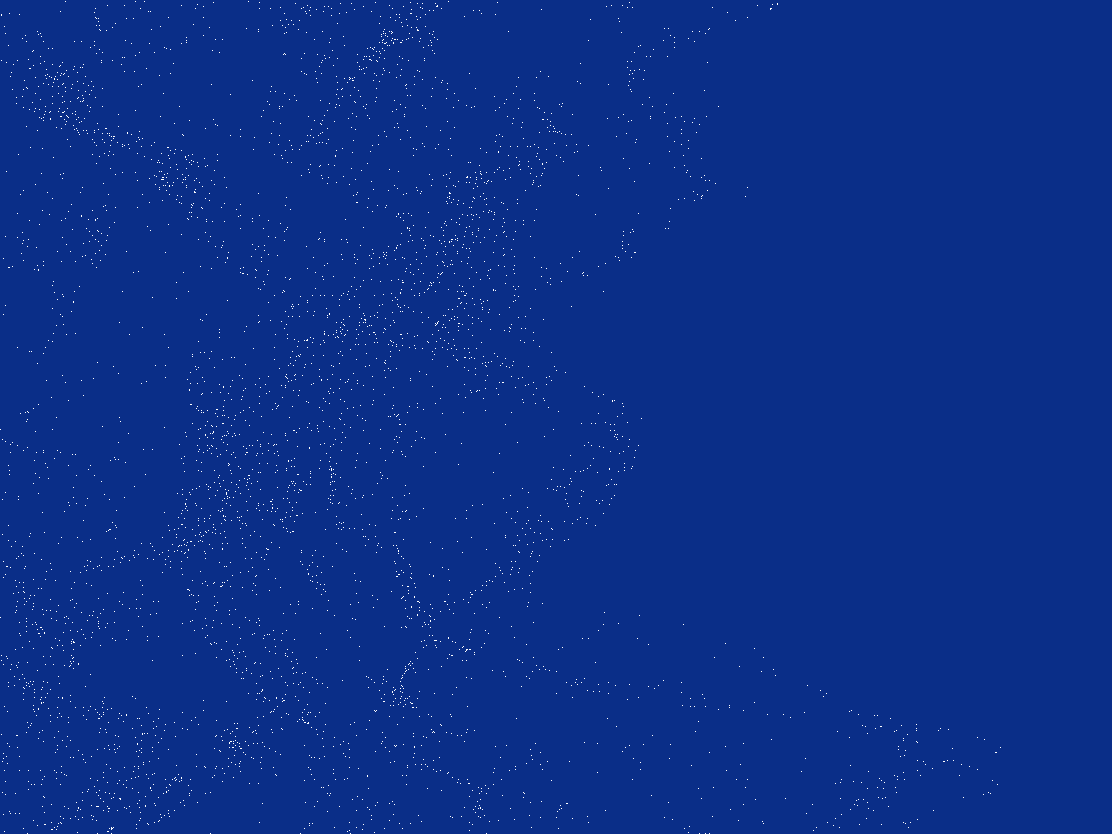
Frame 1 (no input)
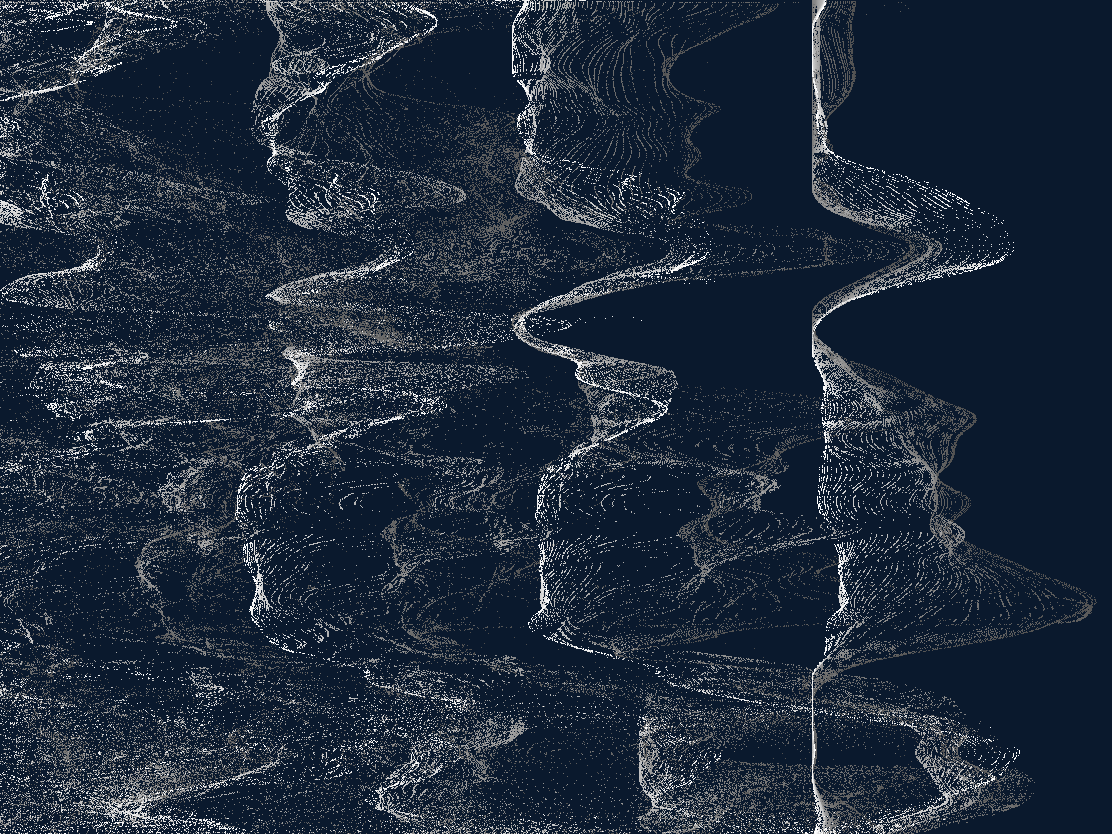
Frame 60 (the mouse pressed at the canvas centre just before this capture)
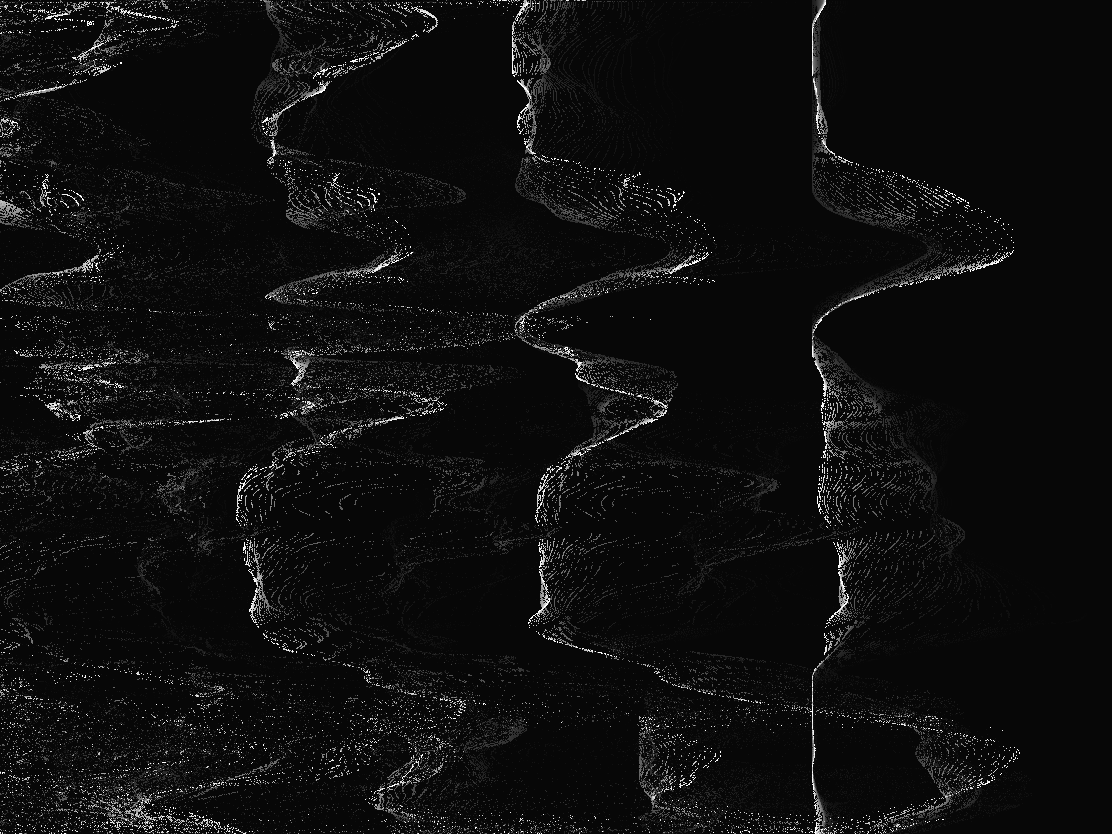
Frame 120 (the mouse held since frame 60 and released just before this capture)

The Processing sketch that drew these frames (run headless with seeded random() and noise(); from frame 60 on, the mouse is pressed at the canvas centre):

// Processing sketch: frothyWaves
// ── frothyWaves.pde


Particle[] particles;
float alpha;

void setup() {
  size(1112, 834);
  background(#0A2F8B);
  noStroke(); 
  setParticles();
}

void draw() {
  frameRate(20);
  alpha = map(mouseY, 0, width, 5, 35);
  fill(0, alpha);
  rect(0, 0, width, height);

  loadPixels();
  for (Particle p : particles) {
    p.move();
  }
  updatePixels();
}

void setParticles() {
  particles = new Particle[6000];
  for (int i = 0; i < 6000; i++) { 
    float x = random(height);
    float y = random(height);
    float adj = map(y, 0, height, 900, 0);

     int c = color(255, 255, 255,255);
    particles[i]= new Particle(x, y, c);
  }
}

void mousePressed() {
  setParticles();
}

class Particle {
  float posX, posY, decr, theta;
  color  c;

  Particle(float xIn, float yIn, color cIn) {
    posX = xIn;
    posY = yIn;
    c = cIn;
  }

  public void move() {
    update();
    wrap();
    display();
  }

  void update() {
    decr +=  .008;
    theta = noise(posX * .006, posY * .004, decr) * TWO_PI;
    posX += 300 * cos(theta);
    posY += 3 * sin(theta);
  }

  void display() {
    if (posX > 0 && posX < width && posY > 0  && posY < height) {
      pixels[(int)posX + (int)posY * width] =  c;
    }
  }

  void wrap() {
    if (posX < 0) posX = width;
    if (posX > width ) posX =  0;
    if (posY < 0 ) posY = height;
    if (posY > height) posY =  0;
  }
}
